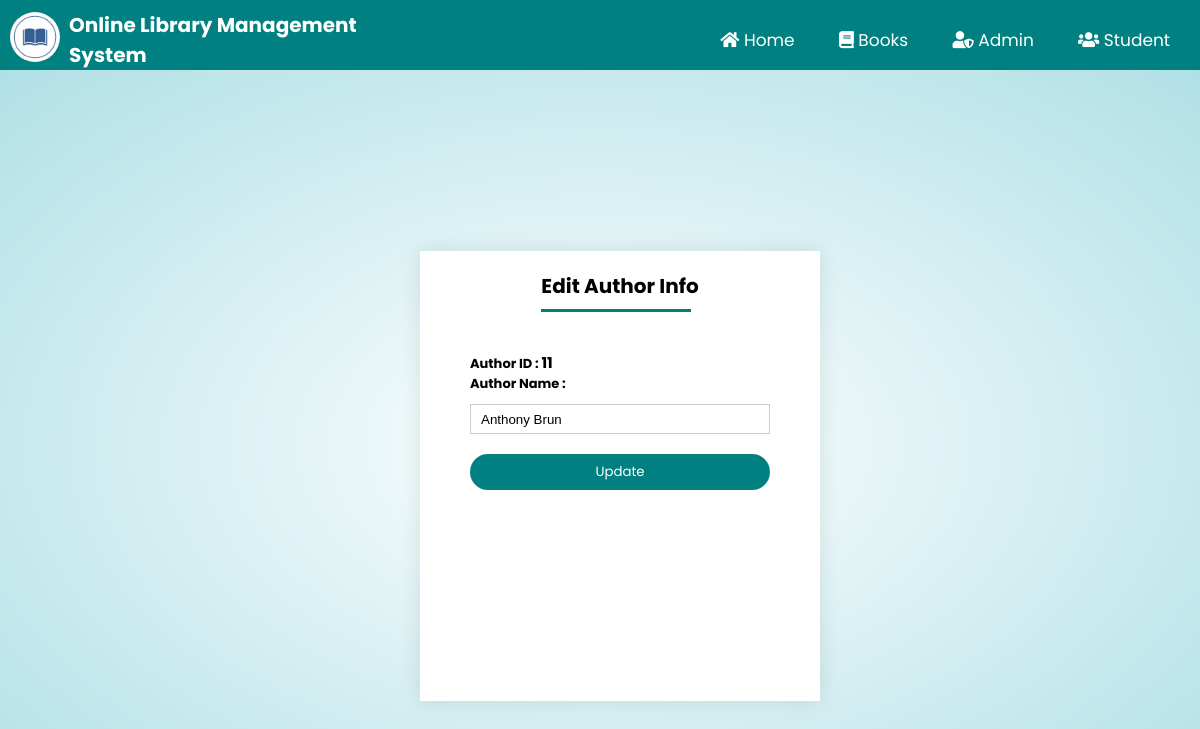
The app's page /php/edit_author.php?ed=11, older data.
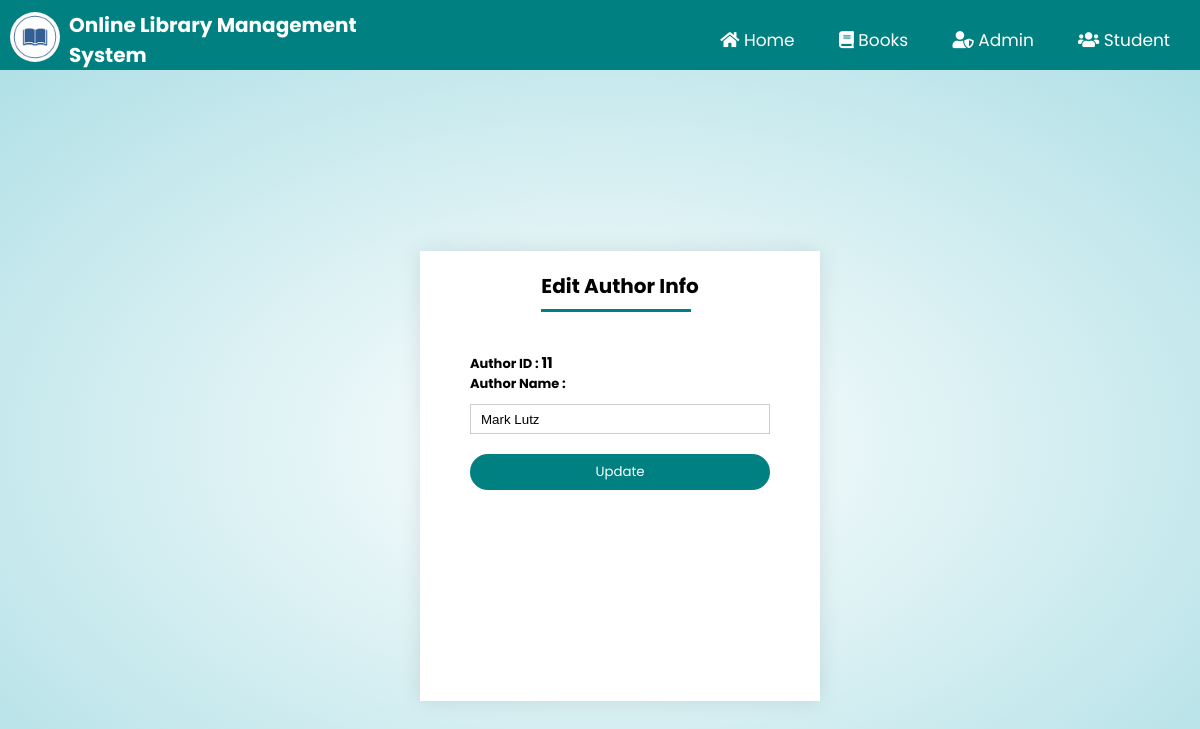
The same page, newer data.
### tables this page shows
CREATE TABLE `authors` (
  `authorid` int(111) NOT NULL,
  `authorname` varchar(111) NOT NULL
);

### php/edit_author.php (the view, shortened to what this page needs)
<?php
	include "connection.php";
    include "admin_navbar.php";
?>
<!DOCTYPE html>
<html lang="en">
<head>
    <link rel="stylesheet" href="https://cdnjs.cloudflare.com/ajax/libs/font-awesome/5.15.2/css/all.min.css" />
    <link rel="stylesheet" href="../css/style.css">
</head>
<body>
    <div class="edit-profile-container">
        <?php
			$id=$_GET['ed'];
			$q= "SELECT * FROM authors where authorid=$id";
			$res=mysqli_query($db,$q) or die(mysqli_error());
			while($row=mysqli_fetch_assoc($res))
			{
				$authorid=$row['authorid'];
				$authorname=$row['authorname'];
			}
	    ?>
        <div class="form">
            <div class="form-container">
                <div class="form-btn">
                    <span onclick="login()" style="width: 100%;">Edit Author Info</span>
                    <hr id="indicator" class="add-author">
                </div>
                <form action="" id="loginform" method="post" enctype="multipart/form-data">
                    <div class="label">
                        <label for="studentid">Author ID : </label>
                        <b style="font-size: 15px;">
                        <?php
			                echo $authorid;
			            ?>
                    </b><br>
                    </div>
                    <div class="label">
                        <label for="authorname">Author Name : </label>
                    </div>
                    <input type="text"  name="authorname" value="<?php echo $authorname; ?>">
                    <button type="submit" class="btn" name="submit">Update</button>
                </form>
            </div>
        </div>
    </div>
</body>
</html>

Row changes from the older to the newer data that the page shows:
changed authors id 11: authorname "Anthony Brun" → "Mark Lutz"
